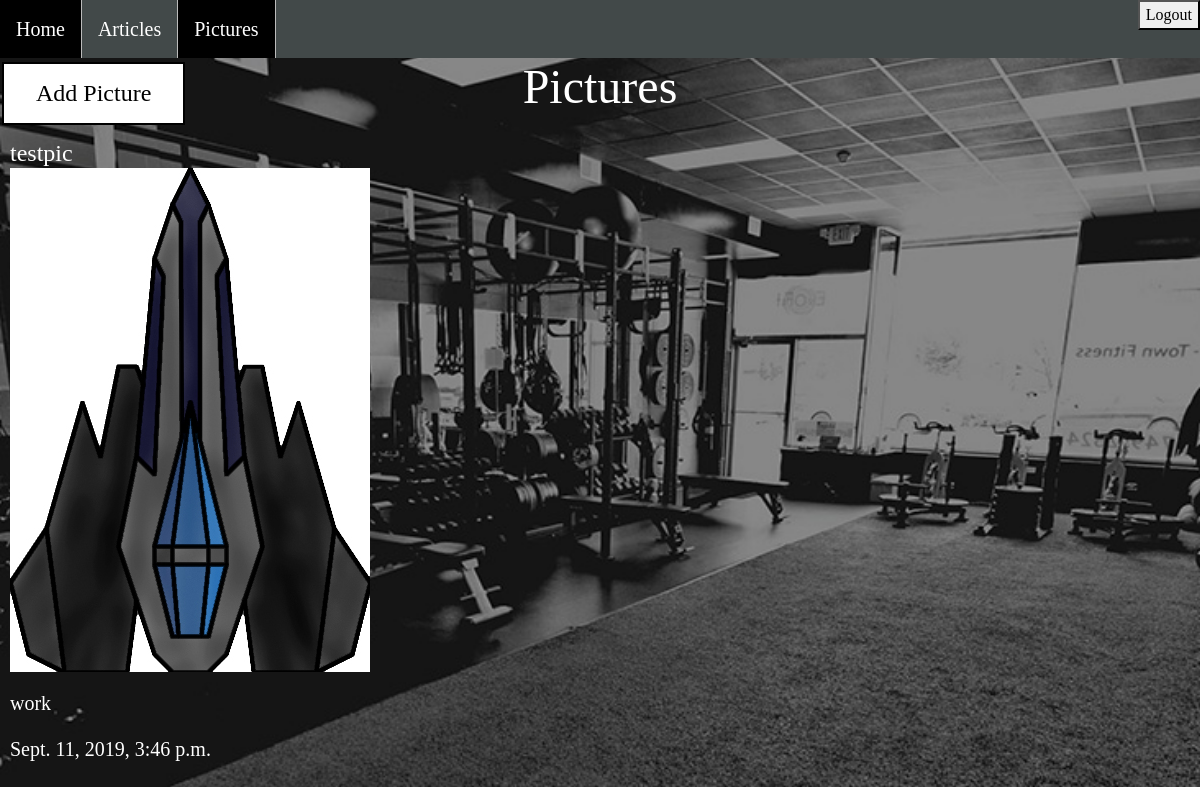
The app's page /fitnesstracker/ (signed in) with its own data.
### fitnesstracker/models.py (models this page shows, shortened)
class FitnessPic(models.Model):
    title = models.CharField(max_length = 15)
    slug = models.SlugField()
    body = models.TextField()
    date = models.DateTimeField(auto_now_add = True)
    thumb = models.ImageField(default='default.png', blank=True)
    author = models.ForeignKey(User, default=None, on_delete=CASCADE)

### fitnesstracker/views.py (the view)
def fitnesstracker_data(request):
    fitnesspic = FitnessPic.objects.all().order_by("date")
    return render(request, 'fitnesstracker/fitnesstracker_data.html', {'fitnesspic': fitnesspic})

### fitnesstracker/templates/fitnesstracker/fitnesstracker_data.html (shortened to what this page needs)
{% extends 'base_layouts.html' %}
{% block content %}
<ul>
  <li><a href="{% url 'homepage' %}">Home</a></li>
  <li><a href="{% url 'articles:list' %}">Articles</a></li>
  <li><a href="{% url 'fitnesspics:data' %}" class="selected">Pictures</a></li>
  <li style="float:right">
  {% if user.is_authenticated %}
      <form class="logout-link" action="{% url 'accounts:logout' %}" method = 'post'>
        <button class='logoutButton' type="submit">Logout</button>
      </form>
  {% else %}
      <a href="{% url 'logInCreateAccount' %}">Log In/Create Account</a>
  {% endif %}
  </li>
</ul>
<head>
  </head>
  <body>
    <div class="header">
        {% if user.is_authenticated %}
        <a href="{% url 'fitnesspics:create' %}">
            <h1><button class="button">Add Picture</button></h1>
        </a>
        {% else %}
        <h1>Log in or create account to add pictures.</h1>
        {% endif %}
        <h2 align="center" size="40"><font size="40">Pictures</font></h2>
        <h3></h3>
    </div>
    <div class='pics'>
      {% for fitnesspic in fitnesspic %}
          {% if fitnesspic.author == request.user %}
            <div class='pic'>
              <h4>{{ fitnesspic.title }}</h4>
                  <p><img height = 100% width = 100%  src="{{ fitnesspic.thumb.url }}" /></p>
                  <p>{{ fitnesspic.body }}</p>
                  <p>{{ fitnesspic.date }}</p>
            </div>
          {% endif %}
      {% endfor %}
    </div>
  </body>
{% endblock %}

### templates/base_layouts.html (style rules this page uses)
ul { list-style-type: none; margin: 0; padding: 0; overflow: hidden; background-color: #424949; }
li { float: left; border-right:1px solid #bbb; }
li:last-child { border-right: none; }
li a { display: block; color: white; text-align: center; padding: 14px 16px; text-decoration: none; font-size: 20px; }
body { background-color: black; background-size: 85% 900px; background-position: top right; background-repeat: no-repeat; color: #fff; font-family: Ubuntu; }
body { background-image: url(/static/HomeBackground.jpg); background-repeat: no-repeat; background-attachment: fixed; background-position: 50% 5%; background-color: #e3e6ea; background-size: cover; }
.selected { background-color: black; }
a, a:hover, a:visited { color:#fff; text-decoration: none; }
h1,h2,h3,h4,h5 { font-weight:normal; margin: 0; }

### fitnesstracker/templates/fitnesstracker/fitnesstracker_data.html (style rules this page uses)
.pics { display: grid; grid-template-columns: 1fr 1fr 1fr; grid-gap: 30px; font-size: 20px; }
.pic { padding: 10px; position: relative; padding-bottom: 40px; }
.header { display: grid; grid-template-columns: 1fr 1fr 1fr; }
.button { background-color: white; border: 2px solid black; color: black; padding: 15px 32px; text-align: center; text-decoration: none; display: inline-block; font-family: verdana; font-size: 24px; margin: 4px 2px; cursor: pointer; }
body { background-image: url(/static/HomeBackground.jpg); background-repeat: no-repeat; background-attachment: fixed; background-position: 50% 5%; background-color: #e3e6ea; background-size: cover; }

### records on screen
FitnessPic: title "testpic", thumb (picture), body "work", date "Sept. 11, 2019, 3:46 p.m."
